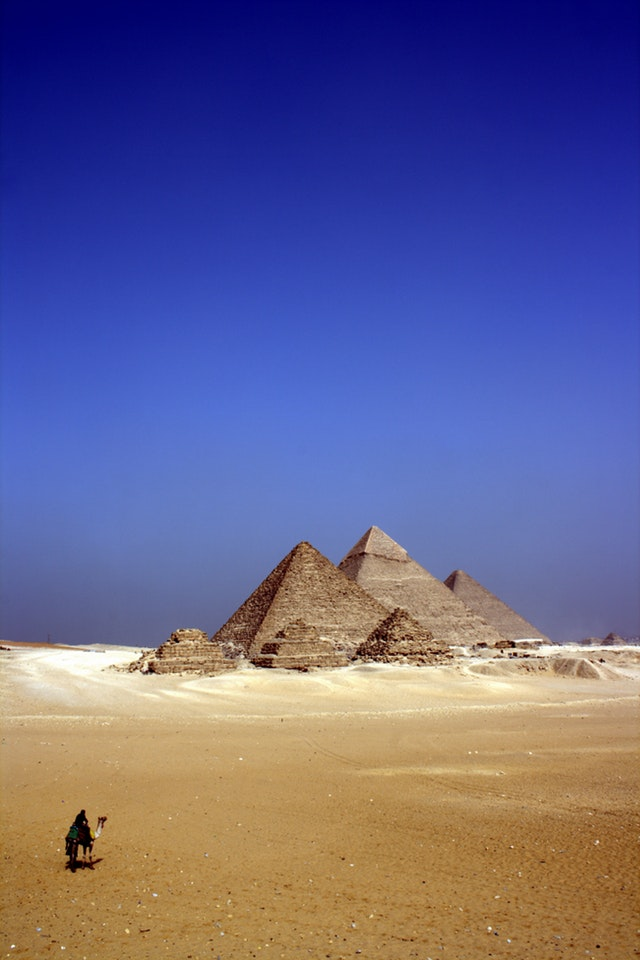
#> input picture Lab01-std/pyramids.jpeg, 640 x 960 px
$ jupyter execute --allow-errors lab1.ipynb   (shell and % lines are left out)
#> lines starting #> are read from the running program, lines starting #| are printed output that depends on the picture
[cell 1]
import skimage.io as io

# Show the figures / plots inside the notebook
from skimage.color import rgb2gray,rgb2hsv
import matplotlib.pyplot as plt
import numpy as np
from skimage.util import random_noise
import numpy as np

from skimage.exposure import histogram
from matplotlib.pyplot import bar

[cell 2]
def show_images(images,titles=None):
    #This function is used to show image(s) with titles by sending an array of images and an array of associated titles.
    # images[0] will be drawn with the title titles[0] if exists
    # You aren't required to understand this function, use it as-is.
    n_ims = len(images)
    if titles is None: titles = ['(%d)' % i for i in range(1,n_ims + 1)]
    fig = plt.figure()
    n = 1
    for image,title in zip(images,titles):
        a = fig.add_subplot(1,n_ims,n)
        if image.ndim == 2:
            plt.gray()
        plt.imshow(image)
        a.set_title(title)
        n += 1
    fig.set_size_inches(np.array(fig.get_size_inches()) * n_ims)
    plt.show()

[cell 3]
# Ex: imread and imshow
pyramids = io.imread('pyramids.jpeg')
#> pyramids is the input picture: shape (960, 640, 3); mean R, G, B 102.5, 99.6, 141.8
io.imshow(pyramids)
io.show()

[cell 4]
# Use this function to show a histogram
# The image should be gray-scale and should range from 0 to 1
def showHist(img,histogramImg):
    plt.figure()
    bar(histogramImg[1]*255, histogramImg[0], width=0.8, align='center')

[cell 5]
'''
@TODO:
Requirement #1
-Read and print image 'coffee'
-Show and print half of the  image
-----hint :use the attribute shape of numpy to get the image object dimentions
'''
coffee = io.imread('coffee.jpeg')
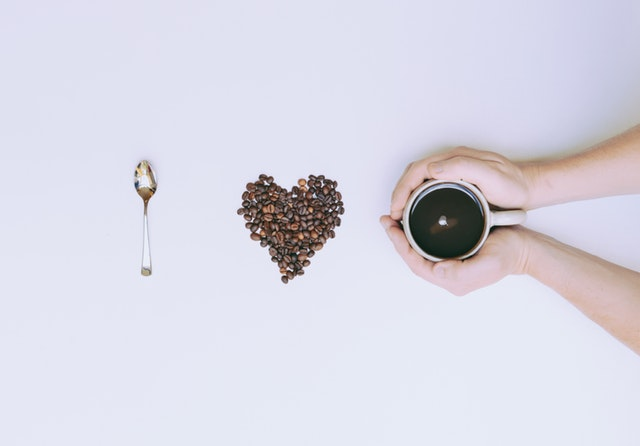
#> input picture Lab01-std/coffee.jpeg, 640 x 446 px
#> coffee is the input picture: shape (446, 640, 3); mean R, G, B 216.5, 215.6, 227.4
io.imshow(coffee)
io.show()

coffee = coffee[0:(coffee.shape[0]//2), :, :]
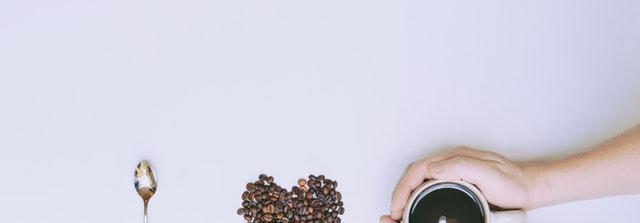
#> coffee: shape (223, 640, 3); mean R, G, B 212.2, 210.5, 224
io.imshow(coffee)
io.show()

[cell 6]
'''
@TODO:
Requirement #2
RGB to gray and HSV:
1- Write a function 'gray_image' that takes an image as input , then
    -get the gray scale of the image, then
    -display original image and the gray scale one side by side (subplot).
    -hint: use rgb2gray to get the graylevel of the image
- test your function with the image 'pyramids'

2- Write a function 'HSV_image' that takes an image as input , then
   -show the RGB image and the (3 channels of HSV image each channel in separated form ) one side by side (subplot).
   -hint: -use rgb2hsv (to get the hsv representation of the image).
          -To separately get the Hue, Saturation and Value channels, use hsvImg[:,:,X],
           where hsvImg is the hsv representation of the image.
           Hue is the first channel, Saturation is the second and value is the last channel.
- test your function for the images in HSV Folder. And comment on the results.
'''
def gray_image(image):
    gray = rgb2gray(image)
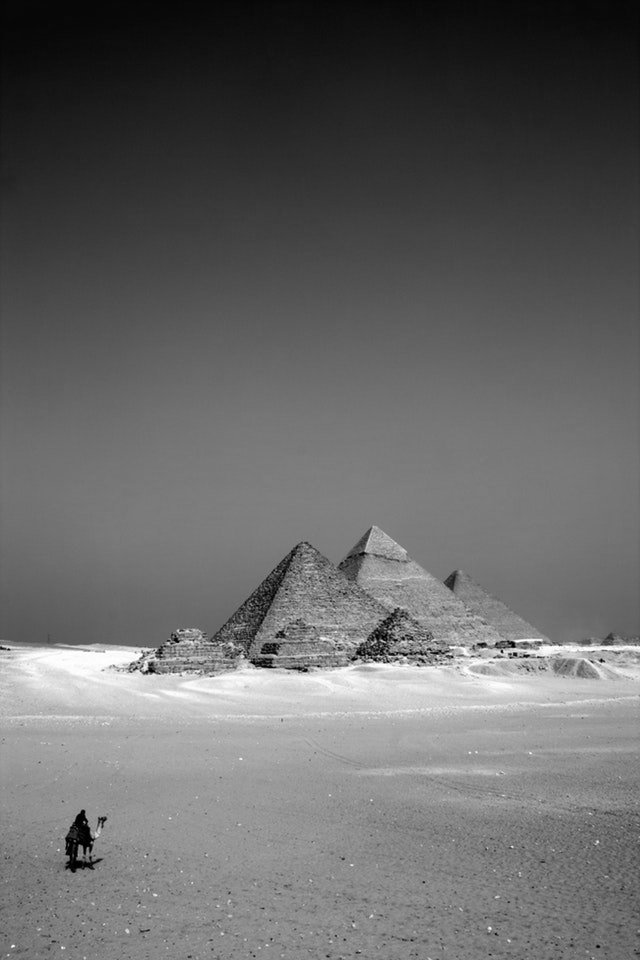
#> gray: shape (960, 640) float64; min 0, max 1, mean 0.405
    org = image

    show_images([org, gray], ["org", "gray"])
#> in show_images, `n_ims = len(images)`: n_ims = 2
#> the loop in show_images, `for image,title in zip(images,titles):` made 2 passes
#> (title, n) on passes 1 to 2: ('org', 2), ('gray', 3)
#> after the loop in show_images, `for image,title in zip(images,titles):`: n = 3
#> in show_images, `plt.show()`:
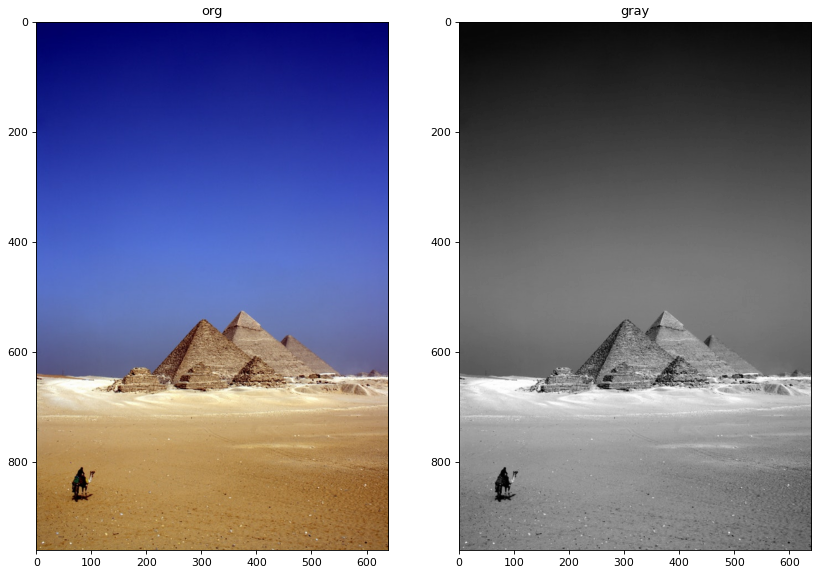
#> figure drawn by matplotlib, 2 panels
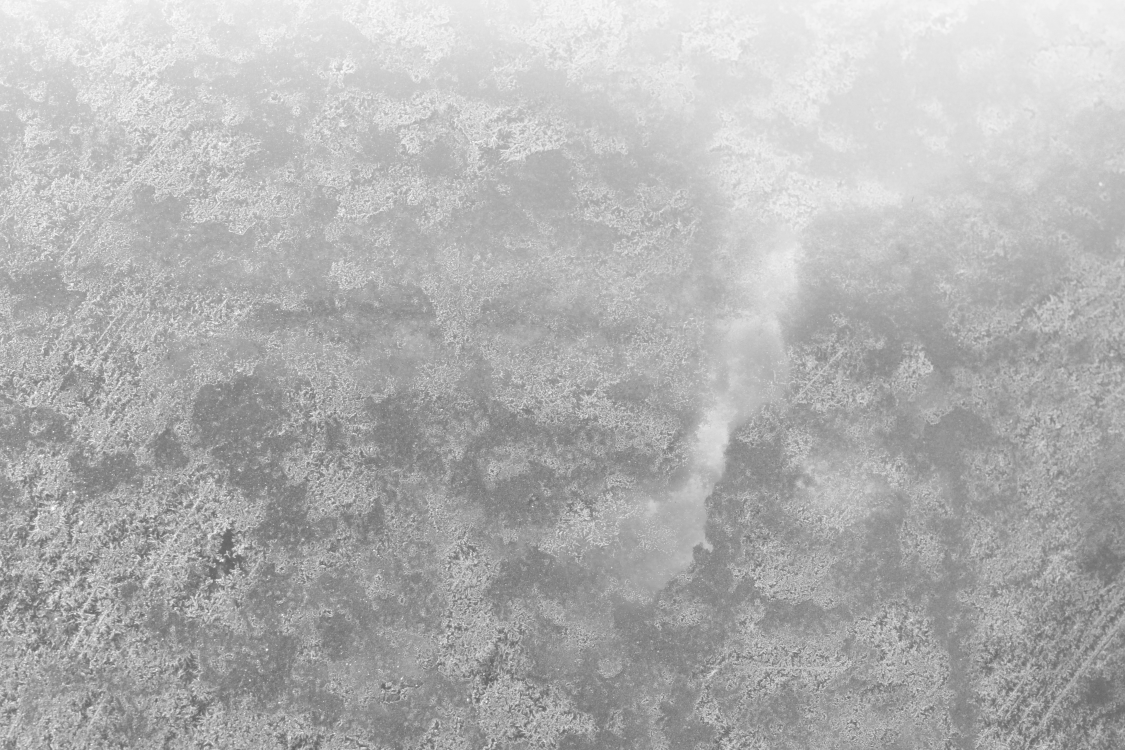
#> input picture Lab01-std/histogram/ex1.jpg, 4500 x 3000 px, found by its file name (shown at 1/4 size)

def HSV_image(image):
    org = image
#> org is the input picture: shape (3000, 4500, 3); min 70, max 255, mean 178
    hsv = rgb2hsv(org)
#> hsv: shape (3000, 4500, 3) float64; mean of channels 0, 1, 2 0, 0, 0.698
    hsv_ch1 = hsv[:, :, 0]
#> hsv_ch1: shape (3000, 4500) float64; every value is 0
    hsv_ch2 = hsv[:, :, 1]
    hsv_ch3 = hsv[:, :, 2]

    show_images([org, hsv_ch1, hsv_ch2, hsv_ch3], ["org", "hsv_ch1", "hsv_ch2", "hsv_ch3"])
#> the loop in show_images (call 2), `for image,title in zip(images,titles):` made 4 passes
#> title on passes 1 to 4: 'org', 'hsv_ch1', 'hsv_ch2', 'hsv_ch3'


gray_image(io.imread("pyramids.jpeg"))

HSV_image(io.imread("hsv/ex1.jpg"))

[cell 7]
'''
Requirement 2 (Noise):
http://scikit-image.org/docs/dev/api/skimage.util.html#skimage.util.random_noise

1.For an image of your choice (the effect of noise must be obvious):
    Read the image.
    Convert it to greyscale.
    Apply salt & pepper noise with
    amount=0.05, 0.5 and 0.9

2. From the other images. Recommend one image that won’t be greatly affected by the noise and state why.
    '''
def put_noise(image):
    img = io.imread(image)
    gray = rgb2gray(img)
    noisy1 = random_noise(gray, mode="s&p", seed=None, clip=True, amount=0.05)
    noisy2 = random_noise(gray, mode="s&p", seed=None, clip=True, amount=0.5)
    noisy3 = random_noise(gray, mode="s&p", seed=None, clip=True, amount=0.9)

    show_images([noisy1, noisy2, noisy3], ["amount = 0.05", "amount = 0.5", "amount = 0.9"])

#> (the rest of this cell did not finish here and is left out)

[cell 8]
'''
Requirement 3 (Histogram):

1- For the given images ( in histogram folder):
    Read the image.
    Apply histogram and show it.
Hint
    A) Use histogram (image) to get histogram. Try different values for nbins (256,64,8), What does it mean?
    B) and function(showHist) to draw it.
** 2- Draw a grey-scale image that has uniform histogram
same number of pixels for all intensity levels) using code only. Let the size of the image be 256x256.
use np.ones to draw image with ones.
'''
img = io.imread("histogram/ex1.jpg")
gray = rgb2gray(img)
#> gray: shape (3000, 4500) float64
hist = histogram(gray, nbins = 256)
showHist(gray, hist)

hist = histogram(gray, nbins = 64)
showHist(gray, hist)

hist = histogram(gray, nbins = 8)
#> hist = ([274, 114958, 1480947, 3186479, 3522137, 2339843, 2118561, 736801], [0.32, 0.411, 0.501, 0.592, 0.683, 0.773, 0.864, 0.955])
showHist(gray, hist)

# TODO: 2
img = np.zeros((256,256), )

for i in range(256):
    for j in range(256):
        img[i][j] = i/255

hist = histogram(img, nbins = 256)
showHist(img, hist)

show_images([img], ["img"])
#> after the loop in show_images (call 3), `for image,title in zip(images,titles):`: n = 2
#> in show_images (call 3), `plt.show()`:
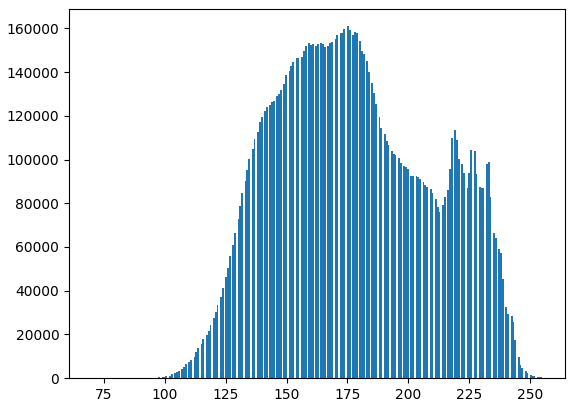
#> figure drawn by matplotlib, 1 panel; tallest bar 160967 high, from x = 174.7 to 175.5
#> in show_images (call 3), `plt.show()`:
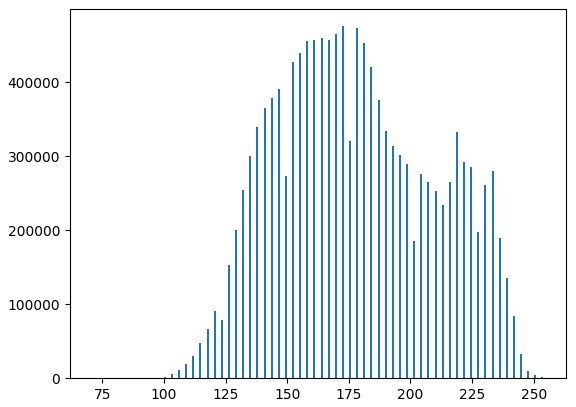
#> figure drawn by matplotlib, 1 panel; tallest bar 475356 high, from x = 172.2 to 173
#> in show_images (call 3), `plt.show()`:
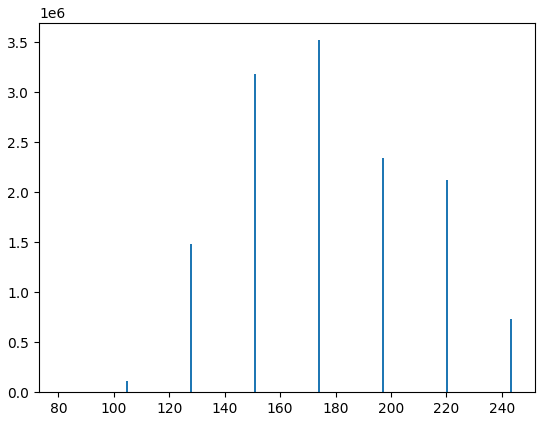
#> figure drawn by matplotlib, 1 panel; tallest bar 3522137 high, from x = 173.7 to 174.5
#> in show_images (call 3), `plt.show()`:
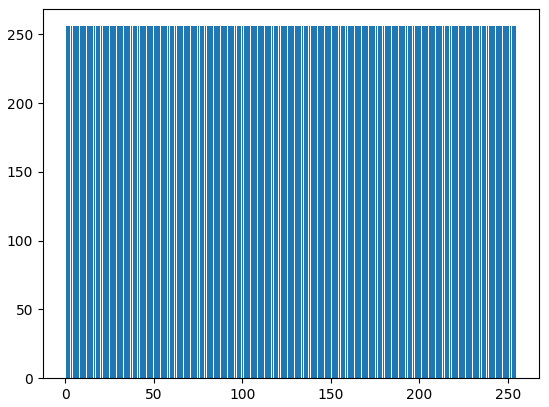
#> figure drawn by matplotlib, 1 panel
#> in show_images (call 3), `plt.show()`:
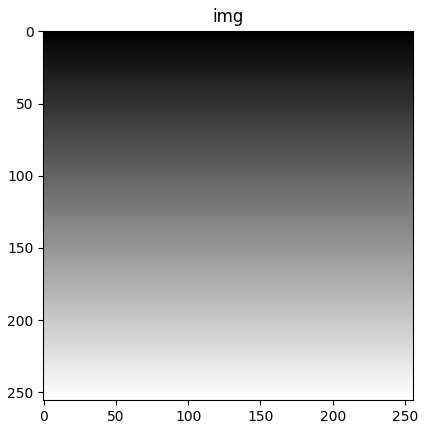
#> figure drawn by matplotlib, 1 panel
